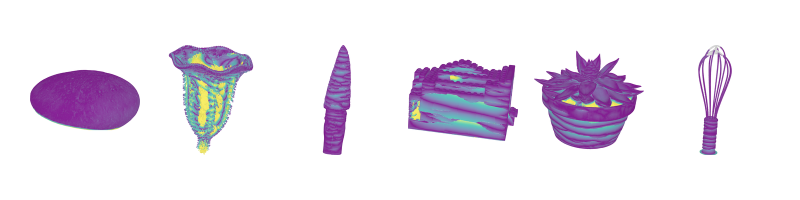
#> input picture assets/banner.png, 1600 x 400 px, given in place of view_000.png, which was not available (shown at 1/2 size)
$ python make_banner.py --renders .
#> lines starting #> are read from the running program, lines starting #| are printed output that depends on the picture; after the words box and inside, x2 and y2 are one past the last pixel; in counts of white or black regions, pixels touching at a corner belong together
"""Build the README banner of eval-3d: one object, ground truth plus five methods, accuracy error in viridis.

Usage:
    python make_banner.py --renders <dir> --out assets/banner.png

<dir> holds one sub-folder per column, each with view_000.png (RGBA on a transparent background, or RGB on white):
gt_uniform, neuralangelo_d4, neus2_d4, pgsr_d4, realityscan_d2, meshroom_d4. The error maps are unlit viridis
renders, vmin 0 and vmax 4 mm (eval-pipeline visualization.max_dist). The banner is a 1600x400 RGBA PNG: rounded
#111111 card with a #30363d border (readable on GitHub light and dark themes) and the Martine palette gradient rule,
shared by the banners of the three Martine repositories. Requires numpy, opencv-python, Pillow and matplotlib.
"""

import argparse
import os

import cv2
import matplotlib
import numpy as np
from PIL import Image, ImageDraw, ImageFont

W, H, RADIUS = 1600, 400, 24
CARD, BORDER, TEXT, MUTED = "#111111", "#30363d", "#e6edf3", "#9198a1"
PALETTE = ["#003d5c", "#5749a5", "#b35280", "#f64a4b", "#f8a700"]
COLUMNS = [("gt_uniform", "Ground truth"), ("neuralangelo_d4", "Neuralangelo"), ("neus2_d4", "NeuS2"),
           ("pgsr_d4", "PGSR"), ("realityscan_d2", "RealityScan"), ("meshroom_d4", "Meshroom")]
VMAX_MM = 4
FONTS = ["DejaVuSans.ttf", "/usr/share/fonts/dejavu/DejaVuSans.ttf",
         "/usr/share/fonts/truetype/dejavu/DejaVuSans.ttf"]


def rgb(h):
    h = h.lstrip("#")
    return tuple(int(h[i:i + 2], 16) for i in (0, 2, 4))


def font(size, path=None):
    for f in ([path] if path else []) + FONTS:
        try:
            return ImageFont.truetype(f, size)
        except OSError:
            pass
    return ImageFont.load_default(size)


def load(path):
    """RGBA render cropped to its content; a white background is keyed out when there is no alpha."""
    im = Image.open(path)
    if im.mode != "RGBA" or np.array(im.getchannel("A")).min() == 255:
        px = np.array(im.convert("RGB"))
        reg = (px.min(axis=2) >= 247).astype(np.uint8)
        ff = np.zeros((reg.shape[0] + 2, reg.shape[1] + 2), np.uint8)
        for y, x in [(0, 0), (0, reg.shape[1] - 1), (reg.shape[0] - 1, 0), (reg.shape[0] - 1, reg.shape[1] - 1)]:
            if reg[y, x] == 1:
                cv2.floodFill(reg, ff, (x, y), 2)
        a = cv2.GaussianBlur(np.where(reg == 2, 0, 255).astype(np.uint8), (3, 3), 0)
        im = Image.fromarray(np.dstack([px, a]), "RGBA")
    im = im.convert("RGBA")
    return im.crop(im.getchannel("A").point(lambda v: 255 if v > 8 else 0).getbbox())


def card():
    base = Image.new("RGBA", (W, H), (0, 0, 0, 0))
    mask = Image.new("L", (W, H), 0)
    ImageDraw.Draw(mask).rounded_rectangle([0, 0, W - 1, H - 1], RADIUS, fill=255)
    base.paste(Image.new("RGBA", (W, H), rgb(CARD) + (255,)), (0, 0), mask)
    return base, mask


def finish(base, mask, rule_h=6):
    xs = np.linspace(0, len(PALETTE) - 1, W)
    cols = np.array([rgb(c) for c in PALETTE], float)
    i = np.clip(xs.astype(int), 0, len(PALETTE) - 2)
    t = (xs - i)[:, None]
    row = cols[i] * (1 - t) + cols[i + 1] * t
    rule = np.dstack([np.repeat(row[None], rule_h, 0), np.full((rule_h, W), 255)]).astype(np.uint8)
    base.alpha_composite(Image.fromarray(rule, "RGBA"), (0, H - rule_h))
    ImageDraw.Draw(base).rounded_rectangle([0, 0, W - 1, H - 1], RADIUS, outline=rgb(BORDER) + (255,), width=2)
    base.putalpha(Image.fromarray(np.minimum(np.array(base.getchannel("A")), np.array(mask))))
    return base


def colorbar(base, x1, y, w, h, f):
    """Horizontal viridis bar ending at x1, with its 0 and VMAX labels and a caption on the left."""
    row = (matplotlib.colormaps["viridis"](np.linspace(0, 1, w))[:, :3] * 255).astype(np.uint8)
    bar = Image.fromarray(np.repeat(row[None], h, 0)).convert("RGBA")
    m = Image.new("L", (w, h), 0)
    ImageDraw.Draw(m).rounded_rectangle([0, 0, w - 1, h - 1], h // 2, fill=255)
    bar.putalpha(m)
    d = ImageDraw.Draw(base)
    tail = f"{VMAX_MM} mm"
    x0 = x1 - w - 12 - d.textlength(tail, font=f)
    base.alpha_composite(bar, (round(x0), y))
    d.text((x0 - 12, y + h / 2), "0", fill=rgb(MUTED), font=f, anchor="rm")
    d.text((x0 + w + 12, y + h / 2), tail, fill=rgb(MUTED), font=f, anchor="lm")
    zero_w = d.textlength("0", font=f)
    d.text((x0 - 12 - zero_w - 18, y + h / 2), "accuracy error", fill=rgb(MUTED), font=f, anchor="rm")


def main():
    ap = argparse.ArgumentParser(description=__doc__.splitlines()[0])
    ap.add_argument("--renders", required=True, help="directory with <column>/view_000.png")
    ap.add_argument("--out", default="banner.png")
    ap.add_argument("--font", default=None, help="TrueType font (default: DejaVu Sans)")
    a = ap.parse_args()

    base, mask = card()
#> in card, `base = Image.new("RGBA", (W, H), (0, 0, 0, 0))`: base: PIL image 1600x400 RGBA; every value is 0
#> in card, `mask = Image.new("L", (W, H), 0)`: mask: PIL image 1600x400 L; every value is 0
#> in card, `ImageDraw.Draw(mask).rounded_rectangle([0, 0, W - 1, H - 1], RADIUS, f..`:
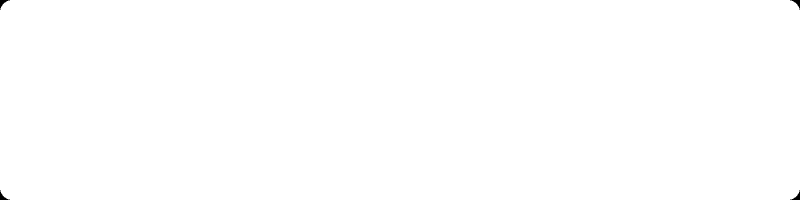
#> mask: PIL image 1600x400 L (shown at 1/2 size); 99.9% white; 4 black regions, box (x1, y1, x2, y2) and area: (0, 0, 20, 20) 131, (1580, 0, 1600, 20) 131, (0, 380, 20, 400) 131, (1580, 380, 1600, 400) 131
#> in card, `base.paste(Image.new("RGBA", (W, H), rgb(CARD) + (255,)), (0, 0), mask)`:
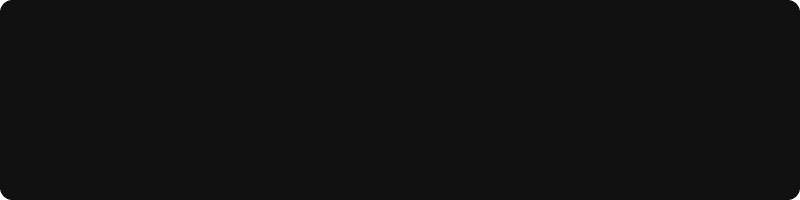
#> base: PIL image 1600x400 RGBA (shown at 1/2 size); mean R, G, B, A 17, 17, 17, 254.8; transparent parts drawn white
    pad, gap, top, tile_h = 34, 14, 26, 262
    tw = (W - 2 * pad - gap * (len(COLUMNS) - 1)) / len(COLUMNS)
    ims = [load(os.path.join(a.renders, key, "view_000.png")) for key, _ in COLUMNS]
#> in load, im is the input picture: PIL image 1600x400 RGB; mean R, G, B 234.3, 227.7, 238.4
#> in load, `reg = (px.min(axis=2) >= 247).astype(np.uint8)`:
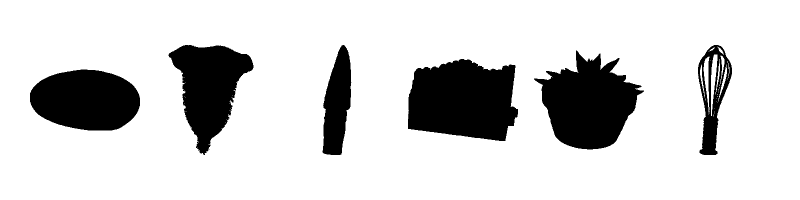
#> reg: shape (400, 1600) (shown at 1/2 size); values 0 (black) and 1 (white), 82.6% white; 6 black regions, box (x1, y1, x2, y2) and area: (816, 118, 1036, 282) 28769, (1068, 101, 1288, 299) 25926, (60, 139, 280, 261) 21204, (337, 90, 507, 310) 20049, (645, 90, 703, 310) 8708, (1396, 90, 1464, 310) 6470
#> in load, `a = cv2.GaussianBlur(np.where(reg == 2, 0, 255).astype(np.uint8), (3, ..`:
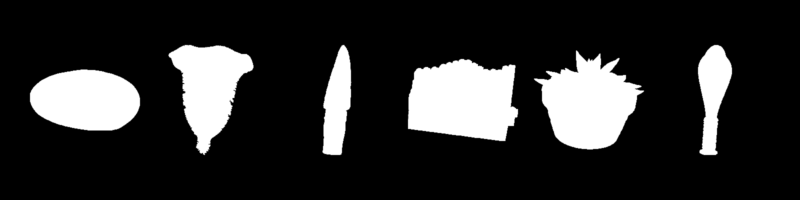
#> a: shape (400, 1600) (shown at 1/2 size); min 0, max 255, mean 45.2
#> in load, `return im.crop(im.getchannel("A").point(lambda v: 255 if v > 8 else 0)..`:
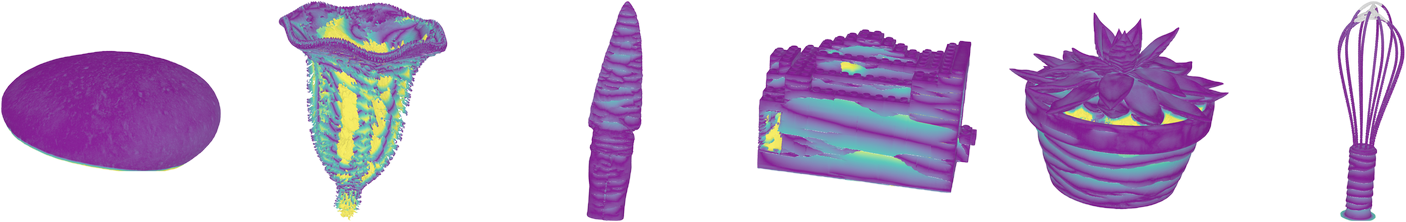
#> returned value: PIL image 1406x222 RGBA; mean R, G, B, A 212.5, 199, 221.1, 92.8; transparent parts drawn white
    s = min(min(tw / im.width, tile_h / im.height) for im in ims)  # one scale for all columns: sizes compare
    d = ImageDraw.Draw(base)
    f_lab, f_small = font(24, a.font), font(19, a.font)
    for i, (im, (_, label)) in enumerate(zip(ims, COLUMNS)):
        im = im.resize((round(im.width * s), round(im.height * s)), Image.LANCZOS)
        x = pad + i * (tw + gap)
        base.alpha_composite(im, (round(x + (tw - im.width) / 2), round(top + (tile_h - im.height) / 2)))
        d.text((x + tw / 2, top + tile_h + 26), label, fill=rgb(TEXT if i else MUTED), font=f_lab, anchor="mm")
    colorbar(base, W - pad, H - 52, 220, 12, f_small)
    out = finish(base, mask)
    os.makedirs(os.path.dirname(os.path.abspath(a.out)), exist_ok=True)
    out.save(a.out, optimize=True)
    print(f"wrote {a.out} ({W}x{H})")


if __name__ == "__main__":
#> (the run stopped early here; a loop or call above may not have finished)
